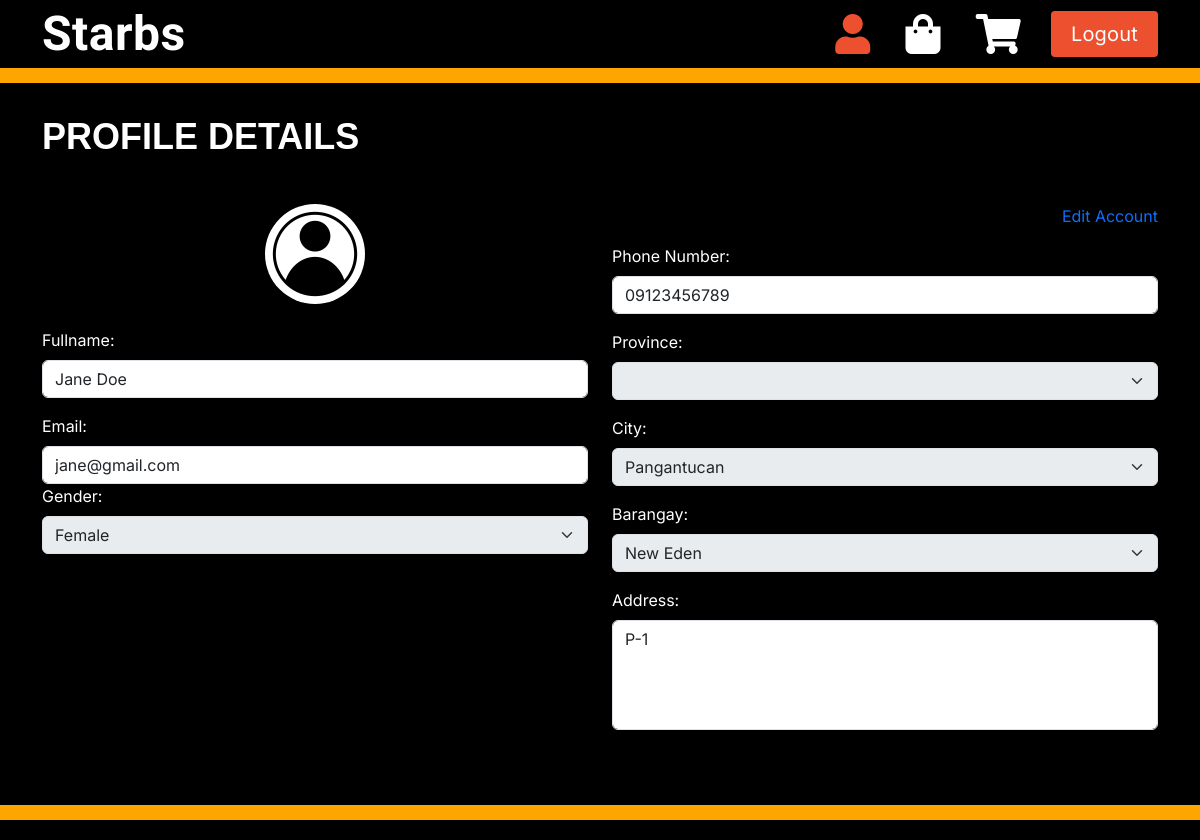
The page /myaccount (signed in) on the database its author committed.
### server.py (models this page shows, shortened)
class User(db.Model):
    id = db.Column(db.Integer, primary_key=True)
    fullname = db.Column(db.String(60), nullable=False)
    email = db.Column(db.String(120), unique=True, nullable=False)
    password = db.Column(db.String(60), nullable=False)
    gender = db.Column(db.String(60), nullable=False)
    phoneNumber = db.Column(db.String(60), nullable=True)
    city = db.Column(db.String(60), nullable=True)
    streetOrHouseNumber = db.Column(db.String(60), nullable=True)
    province = db.Column(db.String(60), nullable=True)
    barangay = db.Column(db.String(60), nullable=True)
    create_at = db.Column(db.DateTime, nullable=False, default=datetime.utcnow)
    update_at = db.Column(db.DateTime, nullable=False, default=datetime.utcnow)
    is_admin = db.Column(db.Boolean, default=False)

### server.py (the view)
@app.route('/myaccount', methods=['GET'])
@login_required
def myaccount():
    user_id = session['id']
    data = User.query.filter_by(id=user_id).all()
    return render_template('myaccount.html',userDatas=data)

### server.py (called while the page is built)
def login_required(f):
    @wraps(f)
    def decorated_function(*args, **kwargs):
        if 'logged_in' not in session:
            return redirect('/login')
        return f(*args, **kwargs)
    return decorated_function

### templates/myaccount.html (shortened to what this page needs)
    {% extends "master.html" %}
    {% block body %}
    <section class="full-height-section" style="background-color: black">
      <div class="container" data-aos="fade-up">
        <div class="section-title">
          <p style="color:white">Profile Details</p>
        </div>
        <div class="row content">
         <div class="col-lg-6">
          <div class="col-lg-12 d-flex align-items-center justify-content-center">
            <img src="{{ url_for('static', filename='assets/img/5572513-200.png') }}" alt="Profile Image" class="rounded-circle" width="100" height="100" style="background-color: white">
          </div>
          <form action="#" id="myForm" >
            <div class="row mt-4">
              <div class="col-lg-12">
                <label for="fullname" class="form-label" style="color:white">Fullname:</label>
                <input type="text" id="fullname" class="form-control" value="{{ userDatas[0].fullname }}" readonly>
              </div>
              <div class="col-lg-12 mt-3">
                <label for="phone" class="form-label" style="color:white">Email:</label>
                <input type="email" id="email" class="form-control" value="{{ userDatas[0].email }}" readonly>
              </div>
              <div class="col-lg-12">
                <label for="gender" class="form-label" style="color:white">Gender:</label>
                <select id="gender" class="form-select" disabled>
                  <option value="Female" {% if userDatas[0].gender == 'Female' %} selected {% endif %}>Female</option>
              </select>
              </div>
            </div>
          </div>
          <div class="col-lg-6">
            <div style="text-align: right">
            <p id="toggleUnlock" class="text-primary" style="position: relative;">Edit Account</p>
</div>
    <div class="col-lg-12 mt-3">
                <label for="phone" class="form-label" style="color:white">Phone Number:</label>
                <input type="number" id="phone" class="form-control" value="{{ userDatas[0].phoneNumber }}" readonly>
              </div>
            <div class="col-lg-12 mt-3">
                <label for="province" class="form-label" style="color:white">Province:</label>
                <select id="province" class="form-select">
                </select>
            </div>
            <div class="col-lg-12 mt-3">
                <label for="city" class="form-label" style="color:white">City:</label>
                <select id="city" class="form-select" data-selected="{{ userDatas[0].city }}">
                    {% if userDatas[0].city %}
                        <option value="{{ userDatas[0].city }}" selected>{{ userDatas[0].city }}</option>
                    {% else %}
                        <option value="" selected>Please select City</option>
                    {% endif %}
                </select>
            </div>
            <div class="col-lg-12 mt-3">
                <label for="barangay" class="form-label" style="color:white">Barangay:</label>
                <select id="barangay" class="form-select" data-selected="{{ userDatas[0].barangay }}">
                    {% if userDatas[0].barangay %}
                        <option value="{{ userDatas[0].barangay }}" selected>{{ userDatas[0].barangay }}</option>
                    {% else %}
                        <option value="" selected>Please select Barangay</option>
                    {% endif %}
                </select>
            </div>
            <div class="mt-3">
              <label for="address" class="form-label" style="color:white">Address:</label>
              <textarea style="resize: none;" id="address" class="form-control" rows="4" readonly>{% if userDatas[0].streetOrHouseNumber %}{{ userDatas[0].streetOrHouseNumber }}{% endif %}</textarea>
            </div>
          </div>
      </div>
    </div>
  </section>
    {% endblock %}

### static/assets/css/style.css (style rules this page uses)
body { font-family: "Inter", sans-serif, "ABeeZee", "Lato", "Vujahday Script","Allan"; color: #444444; }
.full-height-section { height: 100vh; display: flex; align-items: center; }
section { padding: 60px 0; }
.section-title { padding-bottom: 40px; }
.section-title p { margin: 0; margin: 0; font-size: 36px; font-weight: 700; text-transform: uppercase; font-family: "Poppins", sans-serif; color: #0f2f57; }

### rows shown on the page
User: fullname "Jane Doe", email "jane@gmail.com", gender "Female", phoneNumber "09123456789", city "Pangantucan", barangay "New Eden", streetOrHouseNumber "P-1"
